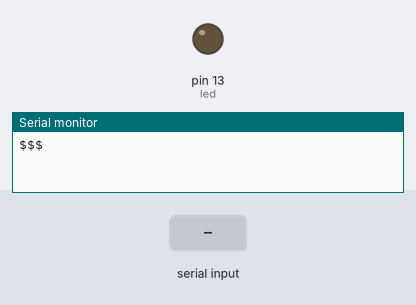
A sketch run on a simulated Arduino Uno, built with avr-gcc and run on an emulated ATmega328P. Shown: output pins drawn as LEDs (lit = HIGH), the last lines printed to the serial monitor. The inputs (shaded band) are chosen by the test bench.

Above: at 1.3 s.
1.4 s: byte 1 (1) received over Serial
At 2.5 s:
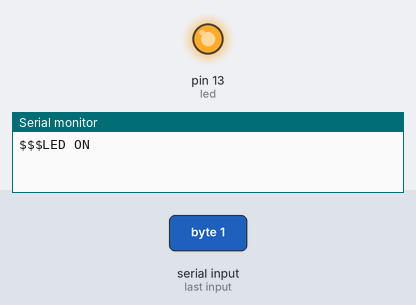
2.9 s: "1" received over Serial
At 3.7 s:
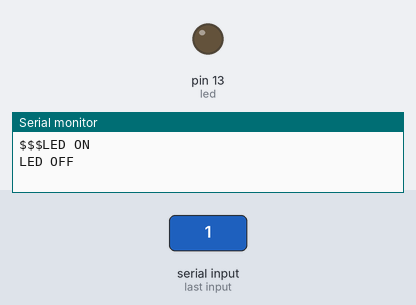
Timing chart, 0 to 5.9 s (numbered marks = the images above; inputs shaded):
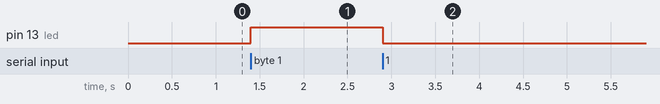

Measured:
- after the input at 1.4 s, pin 13 (led): LOW → HIGH at once
- after the input at 2.9 s, pin 13 (led): HIGH → LOW at once

The sketch:

BluetoothTestLilyPad.ino
```cpp
// (licence header left out)
// We'll use the newsoftserial library to communicate with the Mate
#include <SoftwareSerial.h>

int led = 13;

void setup()
{
  pinMode(led, OUTPUT);

  Serial.begin(115200);  // Begin the serial monitor at 9600bps
  Serial.print("$$$");
  delay(100);
}

void loop()
{
  if(Serial.available())  // If stuff was typed in the serial monitor
  {
    char val = Serial.read();

    if(val == 1)
    {
      digitalWrite(led,HIGH);
      Serial.println("LED ON");
    }
    else
    {
      digitalWrite(led, LOW);
      Serial.println("LED OFF");
    }
  }
  // and loop forever and ever!
}
```
